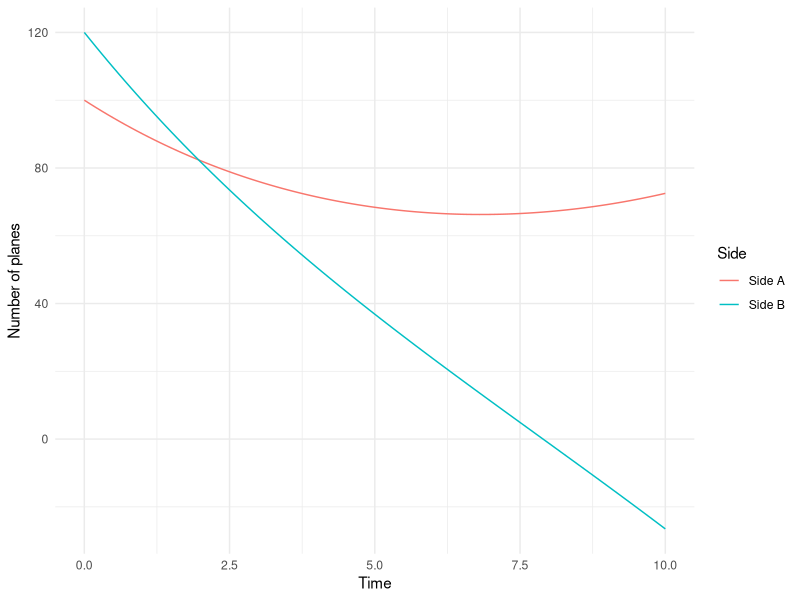

This figure's R source:
library(deSolve)
library(ggplot2)

# Function defining the Lanchester combat model
lanchester_model <- function(time, state, parameters) {
  with(as.list(c(state, parameters)), {
    dA <- r1 - k1 * B - b1 * A
    dB <- r2 - k2 * A - b2 * B
    
    return(list(c(dA, dB)))
  })
}

# Initial conditions
A0 <- 100  # Initial number of planes on side A
B0 <- 120  # Initial number of planes on side B

# Parameters
k1 <- 0.1  # Combat effectiveness rate for side A
k2 <- 0.2  # Combat effectiveness rate for side B
b1 <- 0.01  # Breakdown rate for side A
b2 <- 0.02  # Breakdown rate for side B
r1 <- 2  # Reinforcements rate for side A
r2 <- 1  # Reinforcements rate for side B

# Time points
times <- seq(0, 10, by = 0.1)

# Solve the system of equations
initial_state <- c(A = A0, B = B0)
parameters <- c(k1 = k1, k2 = k2, b1 = b1, b2 = b2, r1 = r1, r2 = r2)
solution <- ode(y = initial_state, times = times, func = lanchester_model, parms = parameters)

# Plot the results
df <- as.data.frame(solution)
ggplot(df, aes(x = time)) +
  geom_line(aes(y = A, color = "Side A")) +
  geom_line(aes(y = B, color = "Side B")) +
  labs(x = "Time", y = "Number of planes", color = "Side") +
  theme_minimal()
